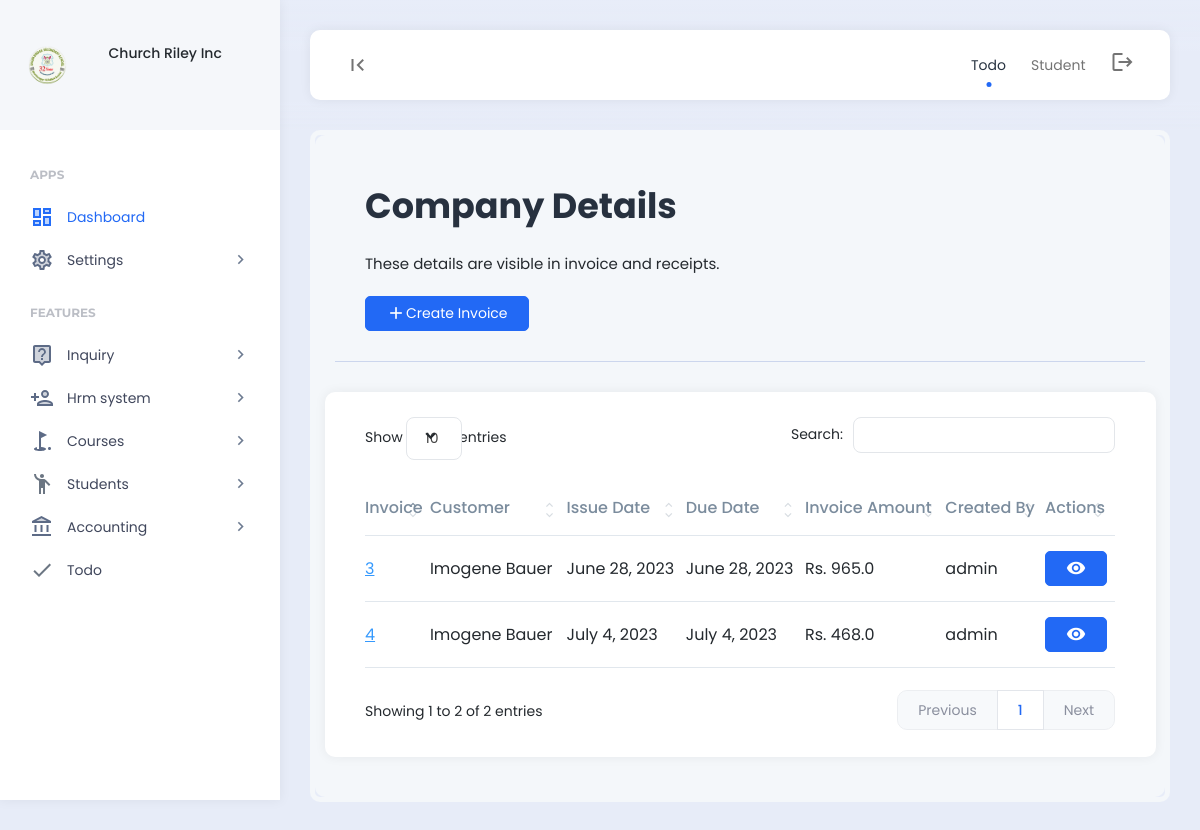
The page /invoice/ (signed in) on the database as committed earlier.
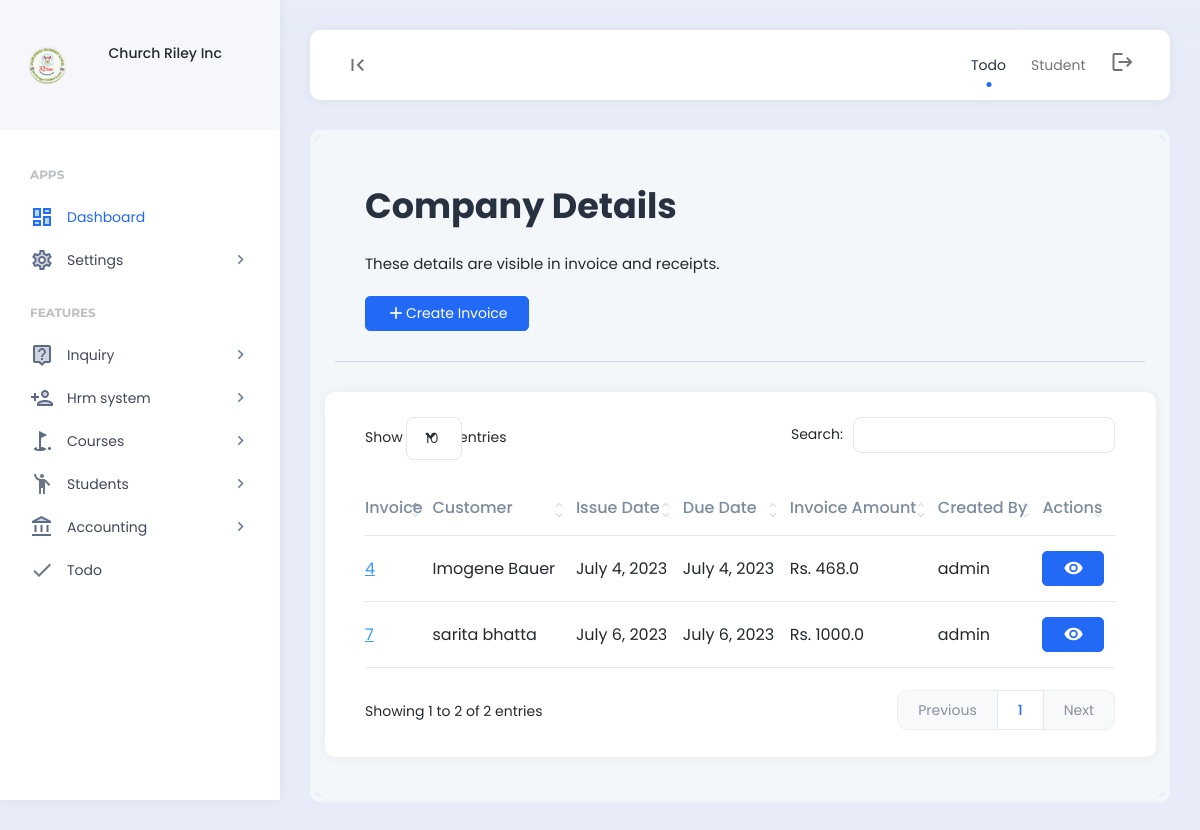
The same page on the database as committed later.
### features/models.py (models this page shows, shortened)
class Company(models.Model):
    company_name = models.CharField(max_length=255)
    company_address = models.CharField(max_length=255)
    company_email = models.CharField(max_length=255)
    company_contact_number = models.CharField(max_length=255)
    company_logo = models.ImageField(upload_to='company_images/')
    payment_terms = models.TextField()
    created = models.DateField(auto_now_add=True)
    class Meta:
        verbose_name_plural = "03. Company Setup"

### finance/models.py (models this page shows, shortened)
class Invoice(models.Model):
    student = models.ForeignKey(Student, on_delete=models.SET_NULL, null = True)
    misc_name = models.CharField(max_length=255,null = True, blank = True)
    misc_amount = models.FloatField(null = True, blank = True)
    discount = models.FloatField(null = True, blank = True)
    remarks = models.CharField(max_length = 255, null = True, blank = True)
    created_by = models.CharField(max_length = 255, null = True, blank = True)
    due_date = models.DateField()
    invoice_amount = models.FloatField(null = True, blank = True)
    created = models.DateField(auto_now_add=True)
    class Meta:
        verbose_name_plural = "01. Invoices"

### student/models.py (models this page shows, shortened)
class Student(models.Model):
    user = models.OneToOneField(User, on_delete=models.CASCADE)
    address = models.CharField(max_length=255)
    contact = models.CharField(max_length=100)
    enrollment_type = models.ForeignKey(EnrollmentType, on_delete=models.SET_NULL, null=True, blank=True)
    source = models.ForeignKey(StudentSource, on_delete=models.SET_NULL, null=True, blank=True)
    stage = models.ForeignKey(StudentStage, on_delete=models.SET_NULL, null=True, blank=True)
    assigned_to = models.ManyToManyField(Employee)
    course = models.ManyToManyField(Course)
    active = models.BooleanField(default=True)
    date_modified = models.DateTimeField(auto_now=True)
    created = models.DateTimeField(auto_now_add=True)
    class Meta:
        verbose_name_plural = "02. Student"

### finance/views.py (the view)
# urls.py: path("invoice/", views.invoice, name="invoice"),
def invoice(request):
    if 'read_finance' in custom_data_views(request):
        invoices = Invoice.objects.all()
        context={
            'invoices':invoices
            }
        return render (request, 'finance/invoices.html',context)
    else:
        messages.info(request, "Unauthorized access.")
        return redirect('home')

### templates/finance/invoices.html
{% include 'header.html' %}
<div class="app-content">
    <div class="content-wrapper">
        <div class="example-container">
            <div class="example-content bg-light">
                <div class="page-description d-flex align-items-center">
                    <div class="page-description-content flex-grow-1">
                        <h1>Company Details</h1>
                        <span>These details are visible in invoice and receipts.</span>
                    </div>
                    <div class="page-description-actions">
                        {% if 'create_finance' in permissions %}
                        <a href="{% url 'create_invoice' %}" class="btn btn-primary"><i class="material-icons">add</i>Create Invoice</a>
						{% endif %}
                    </div>
                </div>
				<div class="row">
					<div class="card">
						<div class="card-body">
							<table id="datatable1" class="display" style="width:100%">
								<thead>
									<tr>
										<th>Invoice</th>
										<th>Customer</th>
										<th>Issue Date</th>
										<th>Due Date</th>
										<th>Invoice Amount</th>
										<th>Created By</th>
										<th>Actions</th>
									</tr>
								</thead>
								<tbody>
									{% for invoices in invoices %}
									<tr>
										<td><a href="#" class="table-link-text link-high-em">{{invoices.id}}</a></td>
										<td>{{ invoices.student.user.first_name|add:" " }}{{ invoices.student.user.last_name }}</td>
										<td>{{invoices.created}}</td>
										<td>{{invoices.created}}</td>
										<td>Rs. {{invoices.invoice_amount}}</td>
										<td>{{invoices.created_by}}</td>
										{% if 'read_finance' in permissions %}
										<td>
											<a  href="{% url 'view_invoice' id=invoices.id %}" class="btn btn-primary"><i class="material-icons">visibility</i></a>
										</td>
										{% else %}
										<td>---</td>
										{% endif %}
									</tr>
									{% endfor %}
								</tbody>
							</table>
						</div>
					</div>
				</div>
            </div>
        </div>
    </div>
</div>
{% include 'footer.html' %}

### templates/header.html (shortened to what this page needs)
{% load static %}
<body>
    {% include 'nav_links.html' %}
    <div class="app align-content-stretch d-flex flex-wrap">
        <div class="app-sidebar">
            <div class="logo d-flex align-items-center">
                <div class="row">
                    <div class="col-2">
                        <img src="{{company.company_logo.url}}" height="40">
                    </div>
                    <div class="col-2"></div>
                    <div class="col-8">
                        <div class="sidebar-user-switcher user-activity-online">
                            <h6>{{company.company_name}}</h6>
                        </div>
                    </div>
                </div>
            </div>
            <div class="app-menu">
                <ul class="accordion-menu">
                    <li class="sidebar-title">
                        Apps
                    </li>
                    <li class="active-page">
                        <a href="{% url 'home' %}" class="active"><i class="material-icons-two-tone">dashboard</i>Dashboard</a>
                    </li>
                    <li>
                        <a href=""><i class="material-icons-two-tone">settings</i>Settings<i class="material-icons has-sub-menu">keyboard_arrow_right</i></a>
                    </li>
                    <li class="sidebar-title">
                        Features
                    </li>
                    <li>
                        <a href=""><i class="material-icons-two-tone">live_help</i>Inquiry<i class="material-icons has-sub-menu">keyboard_arrow_right</i></a>
                    </li>
                    <li>
                        <a href=""><i class="material-icons-two-tone">person_add</i>Hrm system<i class="material-icons has-sub-menu">keyboard_arrow_right</i></a>
                    </li>
                    <li>
                        {% if 'read_course' in permissions %}
                        <a href=""><i class="material-icons-two-tone">golf_course</i>Courses<i class="material-icons has-sub-menu">keyboard_arrow_right</i></a>
                        {% endif %}
                    </li>
                    <li>
                        {% if 'read_student' in permissions %}
                        <a href="#"><i class="material-icons-two-tone">emoji_people</i>Students<i class="material-icons has-sub-menu">keyboard_arrow_right</i></a>
                        {% endif %}
                    </li>
                    <li>
                        {% if 'read_finance' in permissions %}
                        <a href="#"><i class="material-icons-two-tone">account_balance</i>Accounting<i class="material-icons has-sub-menu">keyboard_arrow_right</i></a>
                        {% endif %}
                    </li>
                    <li>
                        <a href="{% url 'todo' %}"><i class="material-icons-two-tone">done</i>Todo</a>
                    </li>
                </ul>
            </div>
        </div>
        <div class="app-container">
            <div class="app-header">
                <nav class="navbar navbar-light navbar-expand">
                    <div class="container-fluid">
                        <div class="navbar-nav" id="navbarNav">
                            <ul class="navbar-nav">
                                <li class="nav-item">
                                    <a class="nav-link hide-sidebar-toggle-button" href="#"><i class="material-icons">first_page</i></a>
                                </li>
                            </ul>
                        </div>
                        <div class="d-flex">
                            <ul class="navbar-nav">
                                <li class="nav-item hidden-on-mobile">
                                    <a class="nav-link active" href="{% url 'todo' %}">Todo</a>
                                </li>
                                <li class="nav-item hidden-on-mobile">
                                    <a class="nav-link" href="{% url 'student' %}">Student</a>
                                </li>
                                <li class="nav-item">
                                    <a class="nav-link" href="{% url 'logout' %}"><i class="material-icons">logout</i></a>
                                </li>
                            </ul>
                        </div>
                    </div>
                </nav>
            </div>

### templates/nav_links.html (shortened to what this page needs)
{% load static %}
<!DOCTYPE html>
<html lang="en">
<head>
    <link href="{% static 'assets/plugins/bootstrap/css/bootstrap.min.css' %}" rel="stylesheet">
    <link href="{% static 'assets/plugins/perfectscroll/perfect-scrollbar.css' %}" rel="stylesheet">
    <link href="{% static 'assets/plugins/pace/pace.css' %}" rel="stylesheet">
    <link href="{% static 'assets/plugins/datatables/datatables.min.css' %}" rel="stylesheet">
    <link href="{% static 'assets/css/main.min.css' %}" rel="stylesheet">
    <link href="{% static 'assets/css/custom.css'%}" rel="stylesheet">
    <link href="{% static 'assets/plugins/highlight/styles/github-gist.css' %}" rel="stylesheet">
    <link href="{% static 'assets/plugins/summernote/summernote-lite.min.css' %}" rel="stylesheet">
    <link href="{% static 'assets/plugins/select2/css/select2.min.css' %}" rel="stylesheet">
    <link href="{% static 'assets/plugins/flatpickr/flatpickr.min.css' %}" rel="stylesheet">
</head>

### templates/footer.html (shortened to what this page needs)
</div>
</div>
 {% load static %}
</body>
</html>

Rows that differ between the two databases and show on the page:
removed Invoice: id "3", student.user.first_name|add "Imogene", student.user.last_name "Bauer", created "June 28, 2023", invoice_amount "965.0", created_by "admin"
added Invoice: id "7", student.user.first_name|add "sarita", student.user.last_name "bhatta", created "July 6, 2023", invoice_amount "1000.0", created_by "admin"
